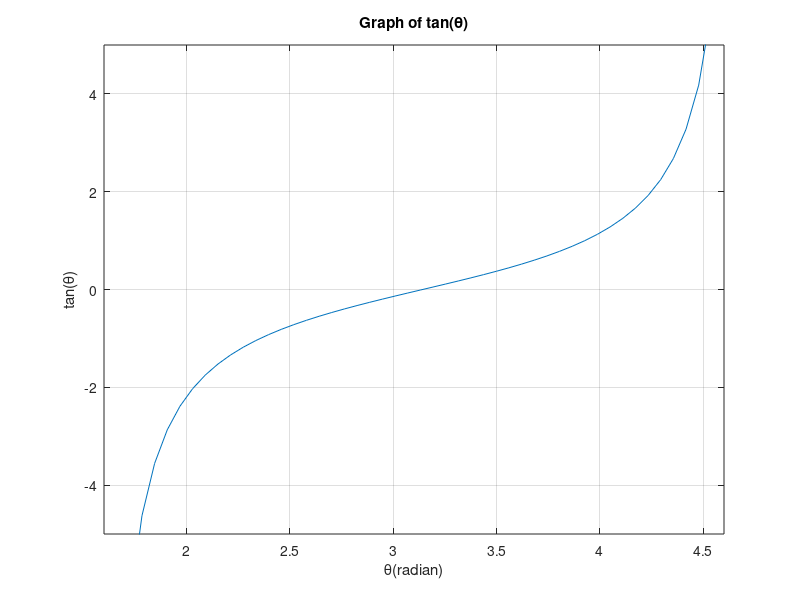

This chart was generated by the following MATLAB code:
clear
theta = linspace(1.6,4.6,50);
tandata = tan(theta);
plot(theta,tan(theta));
xlabel('\theta(radian)');
ylabel('tan(\theta)')
title('Graph of tan(\theta)');
grid on;
axis([min(theta) max(theta) -5 5]);